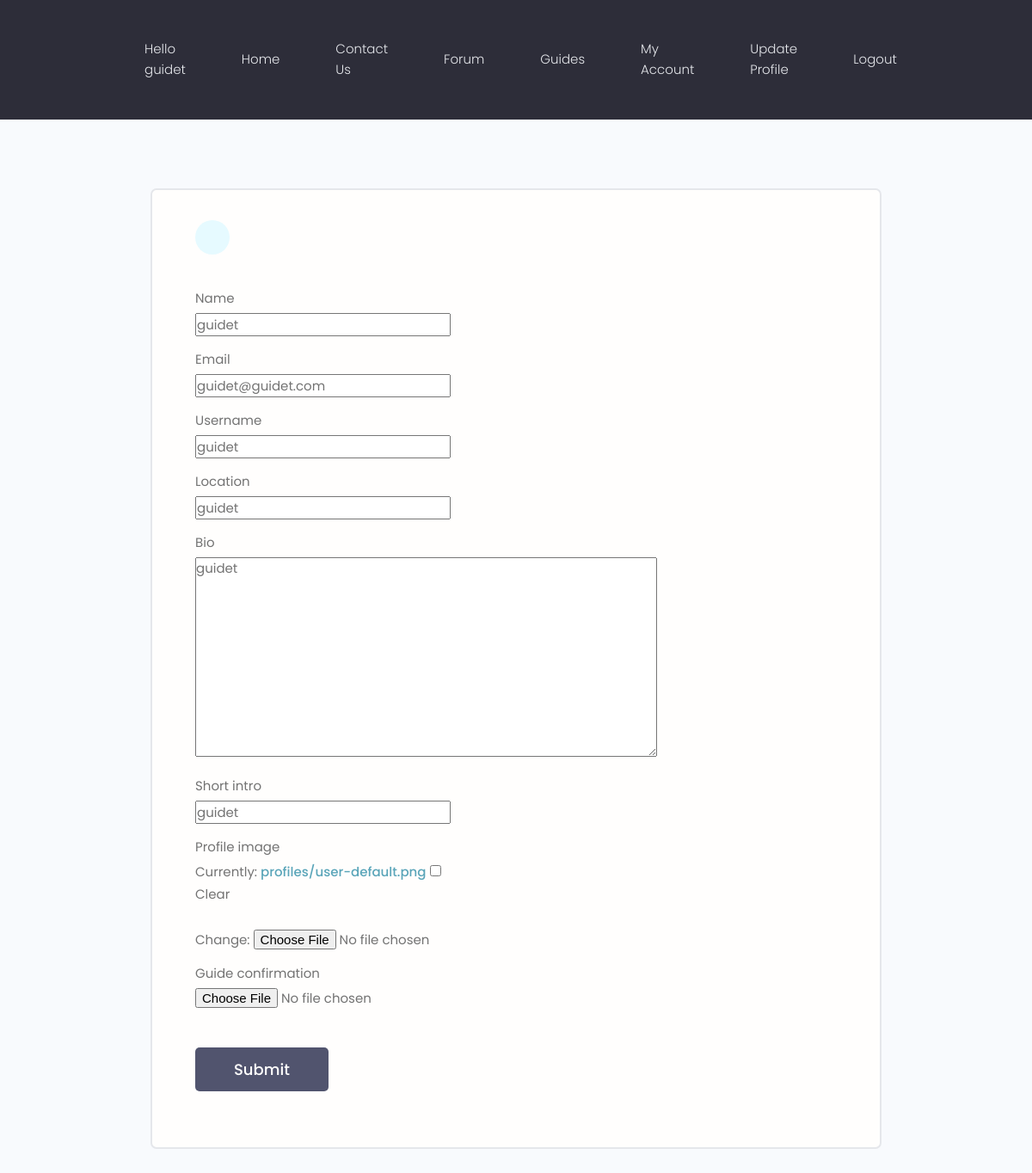
The app's page /users/edit-account/ (signed in) with its own data.
### users/models.py (models this page shows, shortened)
class Profile(models.Model):
    user = models.OneToOneField(User, on_delete=models.CASCADE, null=True, blank=True)
    name = models.CharField(max_length=200, blank=True, null=True)
    email = models.EmailField(max_length=500, blank=True, null= True)
    username =  models.CharField(max_length=200, blank=True, null=True)
    location =  models.CharField(max_length=200, blank=True, null=True)
    short_intro = models.CharField(max_length=200, blank = True, null=True)
    bio = models.TextField(blank=True,null=True)
    profile_image = models.ImageField(
        null=True, blank=True, upload_to='profiles/', default= "profiles/user-default.png")
    guide_confirmation = models.ImageField(
        null=True, blank=True, upload_to='profiles/')
    admin_approved=models.BooleanField(default=False)
    created = models.DateTimeField(auto_now_add=True)
    id = models.UUIDField(default=uuid.uuid4, unique=True, primary_key=True,editable=False)

### users/views.py (the view, shortened to what this page needs)
# urls.py: path('edit-account/',views.editAccount, name="edit-account"),
@login_required(login_url='login')
def editAccount(request):
    profile = request.user.profile
    if request.user.groups.filter(name="guide"):
        form = GuideForm(instance=profile)
    else:
        form = ProfileForm(instance=profile)# all fileds of profile
    context = {'form':form}
    return render(request, 'users/profile_form.html',context)

### users/forms.py (shortened to what this page needs)
class GuideForm(ModelForm):
    class Meta:
        model= Profile
        fields = ['name', 'email', 'username',
                  'location', 'bio', 'short_intro', 'profile_image', 'guide_confirmation']

### forum/context_processors.py (called while the page is built, shortened)
def searchFunction(request):
    search_context = {}
    posts = Post.objects.all()
    return search_context

### users/templates/users/profile_form.html (shortened to what this page needs)
{% extends 'main.html' %}
{% block content %}
<main class="formPage my-xl">
    <div class="content-box">
        <div class="formWrapper">
            <a class="backButton" href="{% url 'account' %}"></a>
            <br>
            <form class="form" method="POST" enctype="multipart/form-data">
                {% for field in form %}
                <div class="form__field">
                    <label for="formInput#text">{{ field.label }}</label>
                    {{field}}
                </div>
                {% endfor %}
                <input class="btn btn--sub btn--lg  my-md" type="submit" value="Submit" />
            </form>
        </div>
    </div>
</main>
{% endblock content %}

### templates/navbar.html (shortened to what this page needs)
{% load static %}
 <header class="header">
    <div class="container container--narrow">
      <nav class="header__nav">
        <ul class="header__menu">
          {% if user.is_authenticated %}
          <li class="header__menuItem"><a >Hello {{user}} </a></li>
          {%endif%}
          <li class="header__menuItem"><a href="{% url 'trips' %}">Home</a></li>
          <li class="header__menuItem"><a href="{% url 'contact' %}">Contact Us</a></li>
          <li class="header__menuItem"><a href="{% url 'forumhome' %}">Forum</a></li>
          <li class="header__menuItem"><a href="{% url 'profiles' %}">Guides</a></li>
          {% if user.is_authenticated %}
          <li class="header__menuItem"><a href="{% url 'account' %}">My Account</a></li>
          <li class="header__menuItem"><a href="{% url 'update_profile' %}">Update Profile</a></li>
          <li class="header__menuItem"><a href="{% url 'logout' %}">Logout</a></li>
          {% else %}
          <li class="header__menuItem"><a href="{% url 'signin' %}" class="btn btn--sub">Login</a></li>
          <li class="header__menuItem"><a href="{% url 'signup' %}" class="btn btn--sub">Signup</a></li>
          {% endif %}
        </ul>
      </nav>
    </div>
  </header>

### static/styles/app.css (style rules this page uses)
:root { --color-sub: #2d2d39; }
.btn--sub { background-color: var(--color-sub-light); }
.content-box { width: 95%; max-width: 85rem; margin: 0 auto; }
.header { position: sticky; z-index: 111; background-color: var(--color-sub); padding: 1.5rem 0; }
.header > .container { display: flex; justify-content: space-between; align-items: center; }
.header__nav > ul { display: inline-flex; align-items: center; list-style: none; gap: 6.5rem; }
.header__menuItem > a { color: var(--color-light); font-weight: 300; }
.backButton { background: var(--color-main-light); color: var(--color-main); width: 4rem; height: 4rem; display: flex; align-items: center; justify-content: center; border-radius: 50%; }
.formPage .formWrapper { list-style: none; background: var(--color-white); padding: 3.5rem 5rem; border: 2px solid var(--color-light); border-radius: 0.7rem; }

### static/uikit/styles/modules/_variables.css (style rules this page uses)
:root { --color-main: #5aa5b9; --color-main-light: #e6faff; --color-sub: #3f4156; --color-sub-light: #51546e; --color-sub-lighter: #ededfd; --color-text: #737373; --color-gray: #8b8b8b; --color-light: #e5e7eb; --color-light-gray: #767676; --color-bg: #f8fafd; --color-white: #fffefd; --color-white-light: #f3f3f3; --color-success: #359e64; --color-success-bg: #def8e8; --color-error: #fc4b0b; --color-error-bg: #fff2ee; --font-base: 'Poppins', arial, helvetica, 'Segoe UI', roboto, ubuntu, sans-serif; --font-monospace: 'Fira Code', 'Courier New', courier, monospace; --font-regular: 300; --font-medium: 500; --font-bold: 700; --generic-shadow: 1px 1px 5px #00000010; --generic-transition: all 0.3s ease-in-out; }

### static/uikit/styles/modules/_base.css (style rules this page uses)
* { margin: 0; padding: 0; box-sizing: border-box; text-rendering: optimizeLegibility; color: inherit; font-size: inherit; }
html { font-size: 50%; }
@media only screen and (min-width: 480px) { html { font-size: 56.25%; } }
@media only screen and (min-width: 1200px) { html { font-size: 62.5%; } }
body { line-height: 1.6; font-weight: 400; font-size: 1.5rem; color: var(--color-text); background-color: var(--color-bg); min-height: 100vh; }

### static/uikit/styles/modules/_typography.css (style rules this page uses)
* { font-family: var(--font-base); }
a { padding-bottom: 2px; text-decoration: none; display: inline-block; color: var(--color-main); font-weight: var(--font-medium); }

### static/uikit/styles/modules/_utilities.css (style rules this page uses)
.container { width: 92%; max-width: 165rem; margin: 0 auto; box-sizing: border-box; }
.container--narrow { width: 92%; max-width: 120rem; }
@media screen and (min-width: 1000px) { .container { width: 90%; } }
@media screen and (min-width: 1000px) { .container--narrow { width: 85%; } }
@media screen and (min-width: 1200px) { .container { width: 80%; } }
@media screen and (min-width: 1200px) { .container--narrow { width: 72%; } }
.my-md { margin: 3rem auto; }
.my-xl { margin: 8rem auto; }

### static/uikit/styles/modules/_button.css (style rules this page uses)
.btn { display: inline-block; position: relative; cursor: pointer; background-color: var(--color-light); font-weight: var(--font-medium); color: var(--color-sub); text-decoration: none; padding: 1rem 2rem; border-radius: 0.5rem; border: none; width: -webkit-fit-content; width: -moz-fit-content; width: fit-content; height: -webkit-fit-content; height: -moz-fit-content; height: fit-content; font-size: 1.6rem; outline-width: 0; outline-color: transparent; -webkit-backface-visibility: hidden; backface-visibility: hidden; transition: all 0.3s ease-in-out; }
.btn--sub { background-color: var(--color-sub); color: var(--color-white); }
.btn--lg { font-size: 1.8rem; padding: 1.2rem 4.5rem; }

### static/uikit/styles/modules/_form.css (style rules this page uses)
.form { display: block; }
.form__field { margin-top: 1.5rem; margin-bottom: 1.5rem; }
.form__label, .form__field > label { display: block; margin-bottom: 0.5rem; color: var(--color-text); }

### records on screen
Profile: form "guidet" "guidet@guidet.com" "guidet" "guidet" "guidet" "guidet"

### other values on screen
{{ user }} "guidet"
{{ field.label }} "Name" "Email" "Username" "Location" "Bio" "Short intro" "Profile image" "Guide confirmation"
